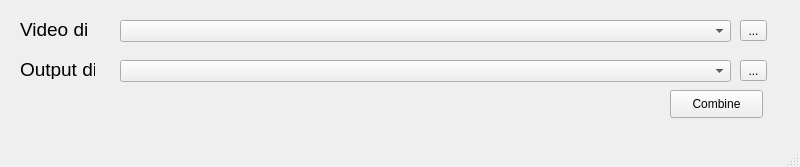
<?xml version="1.0" encoding="UTF-8"?>
<ui version="4.0">
 <class>MainWindow</class>
 <widget class="QMainWindow" name="MainWindow">
  <property name="geometry">
   <rect>
    <x>0</x>
    <y>0</y>
    <width>800</width>
    <height>167</height>
   </rect>
  </property>
  <property name="windowTitle">
   <string>MainWindow</string>
  </property>
  <widget class="QWidget" name="centralwidget">
   <widget class="QLabel" name="label">
    <property name="geometry">
     <rect>
      <x>20</x>
      <y>20</y>
      <width>69</width>
      <height>19</height>
     </rect>
    </property>
    <property name="font">
     <font>
      <pointsize>14</pointsize>
     </font>
    </property>
    <property name="text">
     <string>Video dir</string>
    </property>
   </widget>
   <widget class="QLabel" name="label_2">
    <property name="geometry">
     <rect>
      <x>20</x>
      <y>60</y>
      <width>75</width>
      <height>19</height>
     </rect>
    </property>
    <property name="font">
     <font>
      <pointsize>14</pointsize>
     </font>
    </property>
    <property name="text">
     <string>Output dir</string>
    </property>
   </widget>
   <widget class="QComboBox" name="comboBox">
    <property name="geometry">
     <rect>
      <x>120</x>
      <y>20</y>
      <width>611</width>
      <height>22</height>
     </rect>
    </property>
   </widget>
   <widget class="QToolButton" name="toolButton">
    <property name="geometry">
     <rect>
      <x>740</x>
      <y>20</y>
      <width>27</width>
      <height>21</height>
     </rect>
    </property>
    <property name="text">
     <string>...</string>
    </property>
   </widget>
   <widget class="QPushButton" name="pushButton">
    <property name="geometry">
     <rect>
      <x>670</x>
      <y>90</y>
      <width>93</width>
      <height>28</height>
     </rect>
    </property>
    <property name="text">
     <string>Combine</string>
    </property>
   </widget>
   <widget class="QComboBox" name="comboBox_2">
    <property name="geometry">
     <rect>
      <x>120</x>
      <y>60</y>
      <width>611</width>
      <height>22</height>
     </rect>
    </property>
   </widget>
   <widget class="QToolButton" name="toolButton_2">
    <property name="geometry">
     <rect>
      <x>740</x>
      <y>60</y>
      <width>27</width>
      <height>21</height>
     </rect>
    </property>
    <property name="text">
     <string>...</string>
    </property>
   </widget>
  </widget>
  <widget class="QMenuBar" name="menubar">
   <property name="geometry">
    <rect>
     <x>0</x>
     <y>0</y>
     <width>800</width>
     <height>25</height>
    </rect>
   </property>
  </widget>
  <widget class="QStatusBar" name="statusbar"/>
 </widget>
 <resources/>
 <connections/>
</ui>
